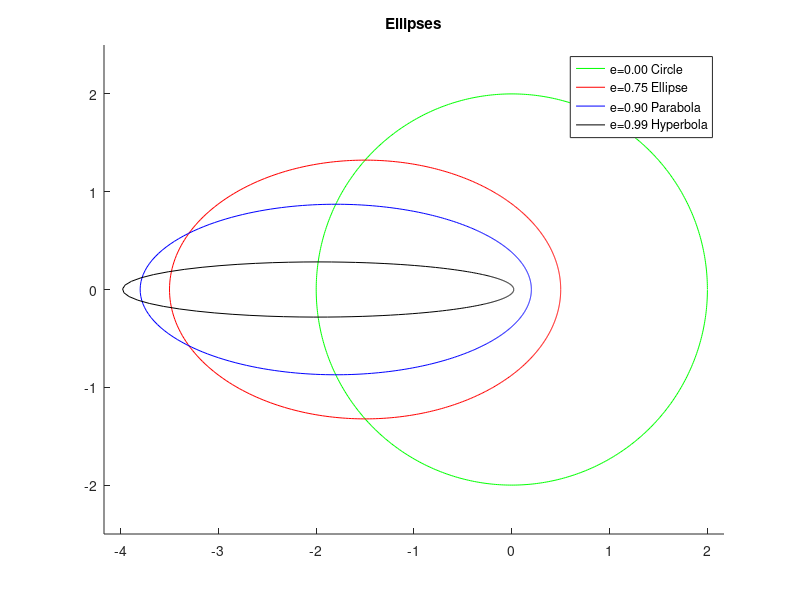

MATLAB code to generate this figure:
% http://www.astro.umd.edu/~cychen/MATLAB/ASTR320/Spring2011/problem3.html
%

a = 2; %semi-major axis, a

e=[0,0.75,0.9,0.99,1,1.1,2,3]; %eccentricities

r=@(phi,a,e) a*abs(1.-e.^2) ./ (1+e*cos(phi)); %define a function in shorthand script which takes in parameters phi, a, and the eccentricity and returns the radius.

phi=0:0.01:2*pi; %phi is defined to be an array of 2*pi/0.01 values ranging from 0 to 2pi

%polar(phi,r(1,phi,a,e)); %One could plot directly using this command in polar coordinates
              
figure(1); clf %clear current figure window

hold on %Hold the plot so that multiple plot commands write to the same figure

ylim([-2.5 2.5]) %set y limiting values

color = ['g','r','b','k']; %make an array of color reference characters to use with plot
for i = 1:4 %for loop running following comands over values of i ranging 1 to 4
    x=cos(phi).*r(phi,a,e(i));
    y=sin(phi).*r(phi,a,e(i));
    plot(x,y,color(i))
end

axis equal %make the axis eqal in delimeter

title('Ellipses') %set title of first figure

legend('e=0.00 Circle','e=0.75 Ellipse','e=0.90 Parabola','e=0.99 Hyperbola') %create legend, which automatically is asociated with order in which I plotted lines
  
hold off % take hold off